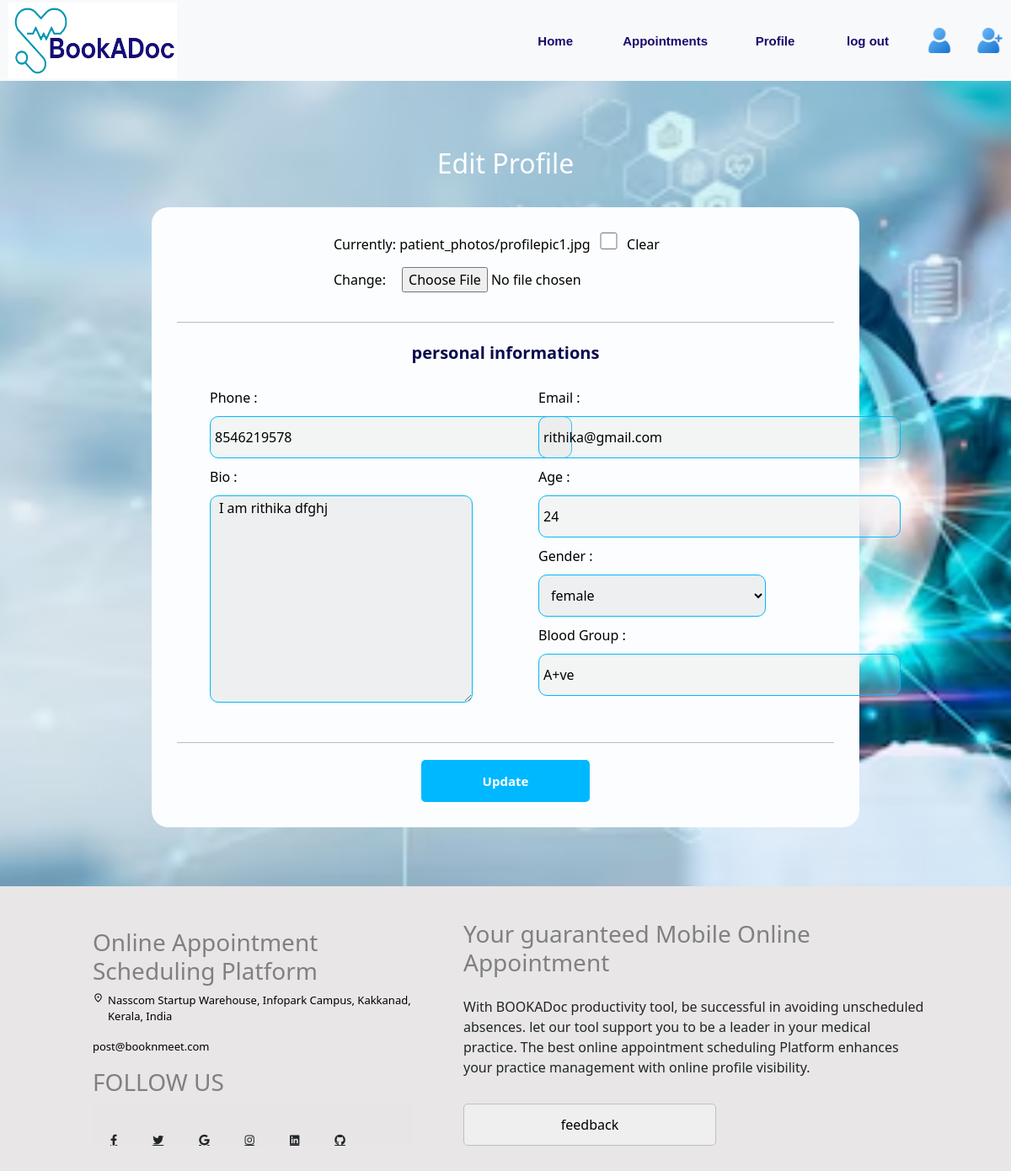
/bookadoctor/editpatientprofile (signed in), run on the app's committed database.
### bookadoc/models.py (models this page shows, shortened)
class PatientPro(models.Model):
    choice = (('male','male'),('female','female'))
    profile_pic = models.ImageField(upload_to='patient_photos/', blank=True,null=True)
    patient = models.OneToOneField(User, on_delete=models.CASCADE)
    phone = models.IntegerField(null=True)
    bio = models.TextField(blank=True)
    age = models.IntegerField(null=True)
    gender = models.CharField(max_length=100,choices=choice)
    blood = models.CharField(max_length=50,blank=True)
    created = models.DateField(default=timezone.now)

### bookadoc/views.py (the view)
# urls.py: path('editpatientprofile',edit_patient_profile,name='edit_patientprofile'),
def edit_patient_profile(request):
    usr = request.user
    pro = PatientPro.objects.get(patient = usr)
    if request.method == 'POST':
        form = PatientForm(request.POST, request.FILES,instance=pro)
        if form.is_valid():
            form.save()
            return redirect(patient_profile)
    else:
        form = PatientForm(instance=pro)
    return render(request, 'edit_patient_profile.html', {'form': form,'pro':pro})

### bookadoc/forms.py
class PatientForm(forms.ModelForm):
    class Meta:
        model = PatientPro
        exclude = ['patient','created']

### templates/edit_patient_profile.html (shortened to what this page needs)
{%extends 'patient_dashboard.html'%}
{% load static %}
{%block extra_css%}
<link rel="stylesheet" href="{% static 'css/editdoctor.css' %}">
{%endblock%}
        {%block content%}
            <div class="doctorprofile">
                <h2>Edit Profile</h2>
                <form method="post" class="profileform" enctype="multipart/form-data">
                     <div class="form-pic">
                        {{form.profile_pic}}
                     </div>
                     <div class="first_sec">
                             <p>personal informations</p>
                             <div class="personal_info">
                                <div class="form-left">
                                <div class="form-input">
                                    <label for="">Phone :</label>{{form.phone}}
                                </div>
                                <div class="form-input">
                                    <label for="">Bio :</label>{{form.bio}}
                                </div>
                            </div>
                            <div class="form-left">
                                <div class="form-input">
                                    <label for="">Email :</label><input type="text" value="{{pro.patient.email}}">
                                </div>
                                <div class="form-input">
                                    <label for="">Age :</label>{{form.age}}
                                </div>
                                <div class="form-input">
                                    <label for="">Gender :</label>{{form.gender}}
                                </div>
                                 <div class="form-input">
                                    <label for="">Blood Group :</label>{{form.blood}}
                                </div>
                            </div>
                             </div>
                     </div>
                                         <button type="submit" class="update">Update</button>
                </form>
            </div>
      {%endblock%}

### static/css/patient_dashboard.css (style rules this page uses)
* { margin: 0; }
a { text-decoration: none; color: black; }

### static/css/editdoctor.css (style rules this page uses)
* { margin: 0; }
.doctorprofile { display: flex; flex-direction: column; align-items: center; justify-content: center; gap: 20px; background-image: url(../img/doctor3.jpg); background-position: center; background-repeat: no-repeat; background-size: cover; width: 100%; min-height: 800px; padding-bottom: 70px; padding-top: 150px; }
h2 { padding: 5px; }
.doctorprofile h2 { color: white; margin-top: 20px; }
.profileform { display: flex; flex-direction: column; justify-content: center; align-items: start; gap: 20px; color: black; width: 70%; min-height: 400px; background-color: #fcfdfe; padding: 30px; border-radius: 20px; }
.form-pic input { padding: 15px; }
.first_sec { min-height: 500px; width: 100%; display: flex; flex-direction: column; align-items: center; justify-content:center; gap: 10px; border-bottom: 1px solid rgba(128, 128, 128, 0.518); border-top: 1px solid rgba(128, 128, 128, 0.527); padding-bottom: 5px; padding-top: 5px; }
.first_sec p { color: rgb(10, 10, 78); font-size: 20px; font-weight: 600; }
.personal_info { display: flex; align-items: center; justify-content: space-around; width: 100%; }
.form-left { width: 40%; min-height: 400px; display: flex; flex-direction: column; gap: 10px; }
.form-input { display: flex; flex-direction: column; gap: 10px; }
.form-input input { width: 430px; height: 50px; border-radius: 10px; border: 1px solid #00b8ff; background-color: rgba(211, 211, 211, 0.241); padding-left: 5px; }
#profile_pic-clear_id { width: 35px; height: 20px; }
.form-input textarea { border-radius: 10px; border: 1px solid #00b8ff; background-color: rgba(211, 211, 211, 0.34); padding-left: 10px; }
.form-input select { width: 270px; height: 50px; border-radius: 10px; border: 1px solid #00b8ff; background-color: rgba(211, 211, 211, 0.34); padding-left: 10px; }
.update { width: 200px; height: 50px; border: none; border-radius: 5px; background-color: #00b8ff; font-weight: 500; color: white; align-self: center; font-weight: 600; font-size: 15px; }
.form-pic { align-self: center; }

### data on the page
PatientPro: phone "8546219578", bio "I am rithika dfghj", patient.email "rithika@gmail.com", age "24", gender "female", blood "A+ve"
